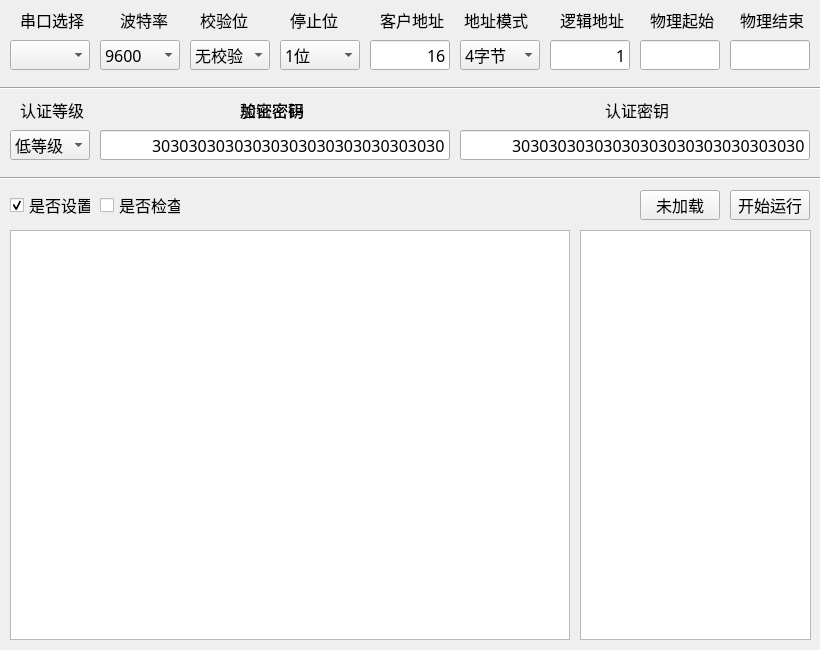
<?xml version="1.0" encoding="UTF-8"?>
<ui version="4.0">
 <class>Programmer</class>
 <widget class="QMainWindow" name="Programmer">
  <property name="geometry">
   <rect>
    <x>0</x>
    <y>0</y>
    <width>820</width>
    <height>650</height>
   </rect>
  </property>
  <property name="sizePolicy">
   <sizepolicy hsizetype="Fixed" vsizetype="Fixed">
    <horstretch>0</horstretch>
    <verstretch>0</verstretch>
   </sizepolicy>
  </property>
  <property name="minimumSize">
   <size>
    <width>820</width>
    <height>650</height>
   </size>
  </property>
  <property name="maximumSize">
   <size>
    <width>820</width>
    <height>650</height>
   </size>
  </property>
  <property name="font">
   <font>
    <family>等线</family>
    <pointsize>12</pointsize>
   </font>
  </property>
  <property name="windowTitle">
   <string>DLMS Programmer</string>
  </property>
  <property name="windowIcon">
   <iconset>
    <normaloff>Paint.ico</normaloff>Paint.ico</iconset>
  </property>
  <widget class="QWidget" name="centralWidget">
   <widget class="QLineEdit" name="AddressLogic">
    <property name="geometry">
     <rect>
      <x>550</x>
      <y>40</y>
      <width>80</width>
      <height>30</height>
     </rect>
    </property>
    <property name="sizePolicy">
     <sizepolicy hsizetype="Fixed" vsizetype="Fixed">
      <horstretch>0</horstretch>
      <verstretch>0</verstretch>
     </sizepolicy>
    </property>
    <property name="minimumSize">
     <size>
      <width>80</width>
      <height>30</height>
     </size>
    </property>
    <property name="maximumSize">
     <size>
      <width>80</width>
      <height>30</height>
     </size>
    </property>
    <property name="font">
     <font>
      <family>等线</family>
      <pointsize>12</pointsize>
     </font>
    </property>
    <property name="contextMenuPolicy">
     <enum>Qt::NoContextMenu</enum>
    </property>
    <property name="inputMethodHints">
     <set>Qt::ImhNone</set>
    </property>
    <property name="text">
     <string>1</string>
    </property>
    <property name="maxLength">
     <number>4</number>
    </property>
    <property name="echoMode">
     <enum>QLineEdit::Normal</enum>
    </property>
    <property name="alignment">
     <set>Qt::AlignRight|Qt::AlignTrailing|Qt::AlignVCenter</set>
    </property>
   </widget>
   <widget class="QComboBox" name="SerialNo">
    <property name="geometry">
     <rect>
      <x>10</x>
      <y>40</y>
      <width>80</width>
      <height>30</height>
     </rect>
    </property>
    <property name="currentIndex">
     <number>-1</number>
    </property>
   </widget>
   <widget class="QLabel" name="label_1">
    <property name="geometry">
     <rect>
      <x>560</x>
      <y>10</y>
      <width>70</width>
      <height>20</height>
     </rect>
    </property>
    <property name="frameShadow">
     <enum>QFrame::Plain</enum>
    </property>
    <property name="text">
     <string>逻辑地址</string>
    </property>
   </widget>
   <widget class="QLabel" name="label_2">
    <property name="geometry">
     <rect>
      <x>650</x>
      <y>10</y>
      <width>70</width>
      <height>20</height>
     </rect>
    </property>
    <property name="text">
     <string>物理起始</string>
    </property>
   </widget>
   <widget class="QComboBox" name="Baudrate">
    <property name="geometry">
     <rect>
      <x>100</x>
      <y>40</y>
      <width>80</width>
      <height>30</height>
     </rect>
    </property>
    <property name="currentIndex">
     <number>3</number>
    </property>
    <item>
     <property name="text">
      <string>1200</string>
     </property>
    </item>
    <item>
     <property name="text">
      <string>2400</string>
     </property>
    </item>
    <item>
     <property name="text">
      <string>4800</string>
     </property>
    </item>
    <item>
     <property name="text">
      <string>9600</string>
     </property>
    </item>
    <item>
     <property name="text">
      <string>19200</string>
     </property>
    </item>
    <item>
     <property name="text">
      <string>38400</string>
     </property>
    </item>
    <item>
     <property name="text">
      <string>57600</string>
     </property>
    </item>
    <item>
     <property name="text">
      <string>115200</string>
     </property>
    </item>
    <item>
     <property name="text">
      <string>自动</string>
     </property>
    </item>
   </widget>
   <widget class="QComboBox" name="CheckBit">
    <property name="geometry">
     <rect>
      <x>190</x>
      <y>40</y>
      <width>80</width>
      <height>30</height>
     </rect>
    </property>
    <property name="currentIndex">
     <number>0</number>
    </property>
    <item>
     <property name="text">
      <string>无校验</string>
     </property>
    </item>
    <item>
     <property name="text">
      <string>奇校验</string>
     </property>
    </item>
    <item>
     <property name="text">
      <string>偶校验</string>
     </property>
    </item>
   </widget>
   <widget class="QComboBox" name="StopBit">
    <property name="geometry">
     <rect>
      <x>280</x>
      <y>40</y>
      <width>80</width>
      <height>30</height>
     </rect>
    </property>
    <property name="currentIndex">
     <number>0</number>
    </property>
    <item>
     <property name="text">
      <string>1位</string>
     </property>
    </item>
    <item>
     <property name="text">
      <string>1位半</string>
     </property>
    </item>
    <item>
     <property name="text">
      <string>2位</string>
     </property>
    </item>
   </widget>
   <widget class="QLineEdit" name="Password">
    <property name="geometry">
     <rect>
      <x>100</x>
      <y>130</y>
      <width>350</width>
      <height>30</height>
     </rect>
    </property>
    <property name="sizePolicy">
     <sizepolicy hsizetype="Fixed" vsizetype="Fixed">
      <horstretch>0</horstretch>
      <verstretch>0</verstretch>
     </sizepolicy>
    </property>
    <property name="minimumSize">
     <size>
      <width>350</width>
      <height>30</height>
     </size>
    </property>
    <property name="maximumSize">
     <size>
      <width>350</width>
      <height>30</height>
     </size>
    </property>
    <property name="font">
     <font>
      <family>等线</family>
      <pointsize>12</pointsize>
     </font>
    </property>
    <property name="contextMenuPolicy">
     <enum>Qt::NoContextMenu</enum>
    </property>
    <property name="inputMethodHints">
     <set>Qt::ImhNone</set>
    </property>
    <property name="text">
     <string>3030303030303030</string>
    </property>
    <property name="maxLength">
     <number>40</number>
    </property>
    <property name="alignment">
     <set>Qt::AlignRight|Qt::AlignTrailing|Qt::AlignVCenter</set>
    </property>
   </widget>
   <widget class="QLineEdit" name="AddressStart">
    <property name="geometry">
     <rect>
      <x>640</x>
      <y>40</y>
      <width>80</width>
      <height>30</height>
     </rect>
    </property>
    <property name="sizePolicy">
     <sizepolicy hsizetype="Fixed" vsizetype="Fixed">
      <horstretch>0</horstretch>
      <verstretch>0</verstretch>
     </sizepolicy>
    </property>
    <property name="minimumSize">
     <size>
      <width>80</width>
      <height>30</height>
     </size>
    </property>
    <property name="maximumSize">
     <size>
      <width>80</width>
      <height>30</height>
     </size>
    </property>
    <property name="font">
     <font>
      <family>等线</family>
      <pointsize>12</pointsize>
     </font>
    </property>
    <property name="contextMenuPolicy">
     <enum>Qt::NoContextMenu</enum>
    </property>
    <property name="inputMethodHints">
     <set>Qt::ImhNone</set>
    </property>
    <property name="text">
     <string/>
    </property>
    <property name="maxLength">
     <number>4</number>
    </property>
    <property name="alignment">
     <set>Qt::AlignRight|Qt::AlignTrailing|Qt::AlignVCenter</set>
    </property>
   </widget>
   <widget class="QLineEdit" name="EncryptKey">
    <property name="geometry">
     <rect>
      <x>100</x>
      <y>130</y>
      <width>350</width>
      <height>30</height>
     </rect>
    </property>
    <property name="sizePolicy">
     <sizepolicy hsizetype="Fixed" vsizetype="Fixed">
      <horstretch>0</horstretch>
      <verstretch>0</verstretch>
     </sizepolicy>
    </property>
    <property name="minimumSize">
     <size>
      <width>350</width>
      <height>30</height>
     </size>
    </property>
    <property name="maximumSize">
     <size>
      <width>350</width>
      <height>30</height>
     </size>
    </property>
    <property name="font">
     <font>
      <family>等线</family>
      <pointsize>12</pointsize>
     </font>
    </property>
    <property name="contextMenuPolicy">
     <enum>Qt::NoContextMenu</enum>
    </property>
    <property name="inputMethodHints">
     <set>Qt::ImhNone</set>
    </property>
    <property name="text">
     <string>30303030303030303030303030303030</string>
    </property>
    <property name="maxLength">
     <number>32</number>
    </property>
    <property name="alignment">
     <set>Qt::AlignRight|Qt::AlignTrailing|Qt::AlignVCenter</set>
    </property>
   </widget>
   <widget class="QLabel" name="label_7">
    <property name="geometry">
     <rect>
      <x>240</x>
      <y>100</y>
      <width>80</width>
      <height>20</height>
     </rect>
    </property>
    <property name="frameShadow">
     <enum>QFrame::Plain</enum>
    </property>
    <property name="text">
     <string>加密密钥</string>
    </property>
   </widget>
   <widget class="QLabel" name="label_8">
    <property name="geometry">
     <rect>
      <x>605</x>
      <y>100</y>
      <width>80</width>
      <height>20</height>
     </rect>
    </property>
    <property name="frameShadow">
     <enum>QFrame::Plain</enum>
    </property>
    <property name="text">
     <string>认证密钥</string>
    </property>
   </widget>
   <widget class="QComboBox" name="Level">
    <property name="geometry">
     <rect>
      <x>10</x>
      <y>130</y>
      <width>80</width>
      <height>30</height>
     </rect>
    </property>
    <property name="currentIndex">
     <number>1</number>
    </property>
    <item>
     <property name="text">
      <string>无认证</string>
     </property>
    </item>
    <item>
     <property name="text">
      <string>低等级</string>
     </property>
    </item>
    <item>
     <property name="text">
      <string>高等级</string>
     </property>
    </item>
   </widget>
   <widget class="QLineEdit" name="AuthKey">
    <property name="geometry">
     <rect>
      <x>460</x>
      <y>130</y>
      <width>350</width>
      <height>30</height>
     </rect>
    </property>
    <property name="sizePolicy">
     <sizepolicy hsizetype="Fixed" vsizetype="Fixed">
      <horstretch>0</horstretch>
      <verstretch>0</verstretch>
     </sizepolicy>
    </property>
    <property name="minimumSize">
     <size>
      <width>350</width>
      <height>30</height>
     </size>
    </property>
    <property name="maximumSize">
     <size>
      <width>350</width>
      <height>30</height>
     </size>
    </property>
    <property name="font">
     <font>
      <family>等线</family>
      <pointsize>12</pointsize>
     </font>
    </property>
    <property name="contextMenuPolicy">
     <enum>Qt::NoContextMenu</enum>
    </property>
    <property name="inputMethodHints">
     <set>Qt::ImhNone</set>
    </property>
    <property name="text">
     <string>30303030303030303030303030303030</string>
    </property>
    <property name="maxLength">
     <number>32</number>
    </property>
    <property name="alignment">
     <set>Qt::AlignRight|Qt::AlignTrailing|Qt::AlignVCenter</set>
    </property>
   </widget>
   <widget class="QLabel" name="label_9">
    <property name="geometry">
     <rect>
      <x>240</x>
      <y>100</y>
      <width>80</width>
      <height>20</height>
     </rect>
    </property>
    <property name="frameShadow">
     <enum>QFrame::Plain</enum>
    </property>
    <property name="text">
     <string>验证密码</string>
    </property>
   </widget>
   <widget class="QPlainTextEdit" name="LOG">
    <property name="geometry">
     <rect>
      <x>10</x>
      <y>230</y>
      <width>560</width>
      <height>410</height>
     </rect>
    </property>
    <property name="sizePolicy">
     <sizepolicy hsizetype="Fixed" vsizetype="Fixed">
      <horstretch>0</horstretch>
      <verstretch>0</verstretch>
     </sizepolicy>
    </property>
    <property name="minimumSize">
     <size>
      <width>300</width>
      <height>160</height>
     </size>
    </property>
    <property name="maximumSize">
     <size>
      <width>800</width>
      <height>800</height>
     </size>
    </property>
    <property name="contextMenuPolicy">
     <enum>Qt::NoContextMenu</enum>
    </property>
    <property name="readOnly">
     <bool>false</bool>
    </property>
    <property name="plainText">
     <string/>
    </property>
   </widget>
   <widget class="QLabel" name="label_3">
    <property name="geometry">
     <rect>
      <x>20</x>
      <y>10</y>
      <width>70</width>
      <height>20</height>
     </rect>
    </property>
    <property name="frameShadow">
     <enum>QFrame::Plain</enum>
    </property>
    <property name="text">
     <string>串口选择</string>
    </property>
   </widget>
   <widget class="QLabel" name="label_4">
    <property name="geometry">
     <rect>
      <x>120</x>
      <y>10</y>
      <width>50</width>
      <height>20</height>
     </rect>
    </property>
    <property name="frameShadow">
     <enum>QFrame::Plain</enum>
    </property>
    <property name="text">
     <string>波特率</string>
    </property>
   </widget>
   <widget class="QLabel" name="label_5">
    <property name="geometry">
     <rect>
      <x>200</x>
      <y>10</y>
      <width>50</width>
      <height>20</height>
     </rect>
    </property>
    <property name="frameShadow">
     <enum>QFrame::Plain</enum>
    </property>
    <property name="text">
     <string>校验位</string>
    </property>
   </widget>
   <widget class="QLabel" name="label_10">
    <property name="geometry">
     <rect>
      <x>290</x>
      <y>10</y>
      <width>50</width>
      <height>20</height>
     </rect>
    </property>
    <property name="frameShadow">
     <enum>QFrame::Plain</enum>
    </property>
    <property name="text">
     <string>停止位</string>
    </property>
   </widget>
   <widget class="QLabel" name="label_11">
    <property name="geometry">
     <rect>
      <x>20</x>
      <y>100</y>
      <width>70</width>
      <height>20</height>
     </rect>
    </property>
    <property name="frameShadow">
     <enum>QFrame::Plain</enum>
    </property>
    <property name="text">
     <string>认证等级</string>
    </property>
   </widget>
   <widget class="Line" name="line_1">
    <property name="geometry">
     <rect>
      <x>0</x>
      <y>80</y>
      <width>821</width>
      <height>16</height>
     </rect>
    </property>
    <property name="orientation">
     <enum>Qt::Horizontal</enum>
    </property>
   </widget>
   <widget class="Line" name="line_2">
    <property name="geometry">
     <rect>
      <x>0</x>
      <y>170</y>
      <width>821</width>
      <height>16</height>
     </rect>
    </property>
    <property name="orientation">
     <enum>Qt::Horizontal</enum>
    </property>
   </widget>
   <widget class="QComboBox" name="AddressMode">
    <property name="geometry">
     <rect>
      <x>460</x>
      <y>40</y>
      <width>80</width>
      <height>30</height>
     </rect>
    </property>
    <property name="currentIndex">
     <number>2</number>
    </property>
    <item>
     <property name="text">
      <string>1字节</string>
     </property>
    </item>
    <item>
     <property name="text">
      <string>2字节</string>
     </property>
    </item>
    <item>
     <property name="text">
      <string>4字节</string>
     </property>
    </item>
   </widget>
   <widget class="QLabel" name="label_14">
    <property name="geometry">
     <rect>
      <x>464</x>
      <y>10</y>
      <width>71</width>
      <height>20</height>
     </rect>
    </property>
    <property name="frameShadow">
     <enum>QFrame::Plain</enum>
    </property>
    <property name="text">
     <string>地址模式</string>
    </property>
   </widget>
   <widget class="QLineEdit" name="AddressClient">
    <property name="geometry">
     <rect>
      <x>370</x>
      <y>40</y>
      <width>80</width>
      <height>30</height>
     </rect>
    </property>
    <property name="sizePolicy">
     <sizepolicy hsizetype="Fixed" vsizetype="Fixed">
      <horstretch>0</horstretch>
      <verstretch>0</verstretch>
     </sizepolicy>
    </property>
    <property name="minimumSize">
     <size>
      <width>80</width>
      <height>30</height>
     </size>
    </property>
    <property name="maximumSize">
     <size>
      <width>80</width>
      <height>30</height>
     </size>
    </property>
    <property name="font">
     <font>
      <family>等线</family>
      <pointsize>12</pointsize>
     </font>
    </property>
    <property name="contextMenuPolicy">
     <enum>Qt::NoContextMenu</enum>
    </property>
    <property name="inputMethodHints">
     <set>Qt::ImhNone</set>
    </property>
    <property name="text">
     <string>16</string>
    </property>
    <property name="maxLength">
     <number>3</number>
    </property>
    <property name="echoMode">
     <enum>QLineEdit::Normal</enum>
    </property>
    <property name="alignment">
     <set>Qt::AlignRight|Qt::AlignTrailing|Qt::AlignVCenter</set>
    </property>
   </widget>
   <widget class="QLabel" name="label_16">
    <property name="geometry">
     <rect>
      <x>380</x>
      <y>10</y>
      <width>71</width>
      <height>20</height>
     </rect>
    </property>
    <property name="frameShadow">
     <enum>QFrame::Plain</enum>
    </property>
    <property name="text">
     <string>客户地址</string>
    </property>
   </widget>
   <widget class="QLineEdit" name="AddressEnd">
    <property name="geometry">
     <rect>
      <x>730</x>
      <y>40</y>
      <width>80</width>
      <height>30</height>
     </rect>
    </property>
    <property name="sizePolicy">
     <sizepolicy hsizetype="Fixed" vsizetype="Fixed">
      <horstretch>0</horstretch>
      <verstretch>0</verstretch>
     </sizepolicy>
    </property>
    <property name="minimumSize">
     <size>
      <width>80</width>
      <height>30</height>
     </size>
    </property>
    <property name="maximumSize">
     <size>
      <width>80</width>
      <height>30</height>
     </size>
    </property>
    <property name="font">
     <font>
      <family>等线</family>
      <pointsize>12</pointsize>
     </font>
    </property>
    <property name="contextMenuPolicy">
     <enum>Qt::NoContextMenu</enum>
    </property>
    <property name="inputMethodHints">
     <set>Qt::ImhNone</set>
    </property>
    <property name="text">
     <string/>
    </property>
    <property name="maxLength">
     <number>4</number>
    </property>
    <property name="alignment">
     <set>Qt::AlignRight|Qt::AlignTrailing|Qt::AlignVCenter</set>
    </property>
   </widget>
   <widget class="QLabel" name="label_6">
    <property name="geometry">
     <rect>
      <x>740</x>
      <y>10</y>
      <width>70</width>
      <height>20</height>
     </rect>
    </property>
    <property name="text">
     <string>物理结束</string>
    </property>
   </widget>
   <widget class="QPushButton" name="ButtonLoad">
    <property name="geometry">
     <rect>
      <x>640</x>
      <y>190</y>
      <width>80</width>
      <height>30</height>
     </rect>
    </property>
    <property name="text">
     <string>未加载</string>
    </property>
   </widget>
   <widget class="QPushButton" name="ButtonStart">
    <property name="geometry">
     <rect>
      <x>730</x>
      <y>190</y>
      <width>80</width>
      <height>30</height>
     </rect>
    </property>
    <property name="text">
     <string>开始运行</string>
    </property>
   </widget>
   <widget class="QCheckBox" name="BoxSet">
    <property name="geometry">
     <rect>
      <x>10</x>
      <y>190</y>
      <width>81</width>
      <height>30</height>
     </rect>
    </property>
    <property name="text">
     <string>是否设置</string>
    </property>
    <property name="checked">
     <bool>true</bool>
    </property>
   </widget>
   <widget class="QCheckBox" name="BoxGet">
    <property name="geometry">
     <rect>
      <x>100</x>
      <y>190</y>
      <width>81</width>
      <height>30</height>
     </rect>
    </property>
    <property name="text">
     <string>是否检查</string>
    </property>
   </widget>
   <widget class="QPlainTextEdit" name="Result">
    <property name="geometry">
     <rect>
      <x>580</x>
      <y>230</y>
      <width>231</width>
      <height>410</height>
     </rect>
    </property>
    <property name="sizePolicy">
     <sizepolicy hsizetype="Fixed" vsizetype="Fixed">
      <horstretch>0</horstretch>
      <verstretch>0</verstretch>
     </sizepolicy>
    </property>
    <property name="minimumSize">
     <size>
      <width>100</width>
      <height>160</height>
     </size>
    </property>
    <property name="maximumSize">
     <size>
      <width>800</width>
      <height>800</height>
     </size>
    </property>
    <property name="contextMenuPolicy">
     <enum>Qt::NoContextMenu</enum>
    </property>
    <property name="readOnly">
     <bool>false</bool>
    </property>
    <property name="plainText">
     <string/>
    </property>
   </widget>
  </widget>
 </widget>
 <layoutdefault spacing="6" margin="11"/>
 <resources/>
 <connections/>
</ui>
